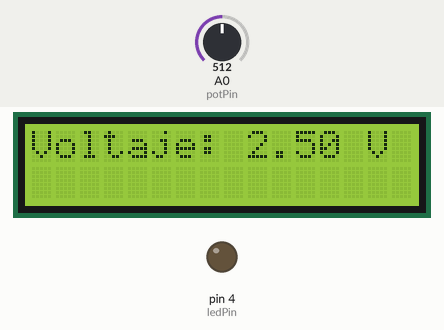
This sketch was run on a simulated Arduino Uno, built with avr-gcc and run on an emulated ATmega328P. Shown: 16×2 character LCD, output pins drawn as LEDs (lit = HIGH). The inputs (shaded band) are chosen by the test bench; at power-on: A0 (potPin) = 512.

Above: at 1.2 s.
1.3 s: A0 (potPin) set to 800
At 1.7 s:
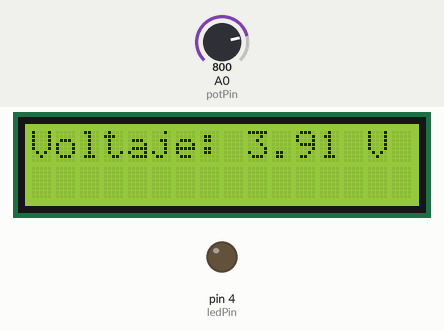
2.8 s: A0 (potPin) set to 832
At 3.9 s:
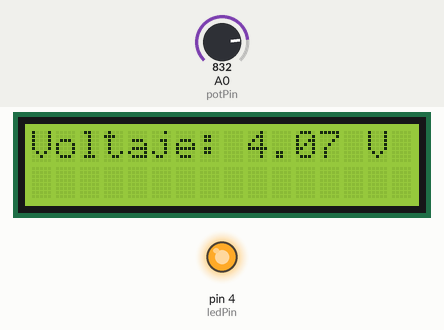
4.3 s: A0 (potPin) set to 511
At 5.4 s:
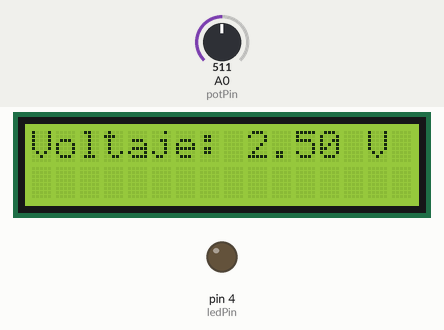
Timing chart, 0 to 7.3 s (numbered marks = the images above; inputs shaded):
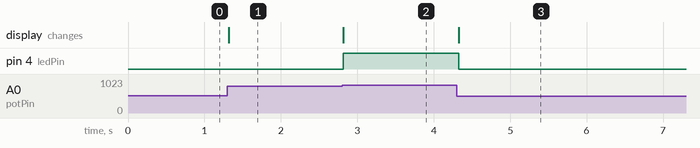

The sketch:

14-voltageRead.ino
```cpp
#include <LiquidCrystal_I2C.h>

int potPin = 0;
int ledPin = 4;
LiquidCrystal_I2C lcd(0x27,16,2);

void setup() {
  // put your setup code here, to run once:
  pinMode(ledPin, OUTPUT);
  lcd.init();
  lcd.backlight();
  Serial.begin(9600);
}

void loop() {
  // put your main code here, to run repeatedly:
  int sensorValue = analogRead(potPin);
  float voltage = sensorValue * (5.0 / 1023.0);
  lcd.setCursor(0, 0);
  lcd.print(String("Voltaje: ") + String(voltage) + String(" V"));
  if (voltage > 4.00) {
    digitalWrite(ledPin, HIGH);
  } else {
    digitalWrite(ledPin, LOW);
  }
}
```

Measured:
- the behaviour switches between 818 and 819 on A0 (potPin) (found by bisection; images 1 and 2)
- after the input at 1.3 s, the display: changes at once (image 1)
- after the input at 2.8 s, pin 4 (ledPin): LOW → HIGH at once; the display: changes at once (image 2)
- after the input at 4.3 s, pin 4 (ledPin): HIGH → LOW at once; the display: changes at once (image 3)
